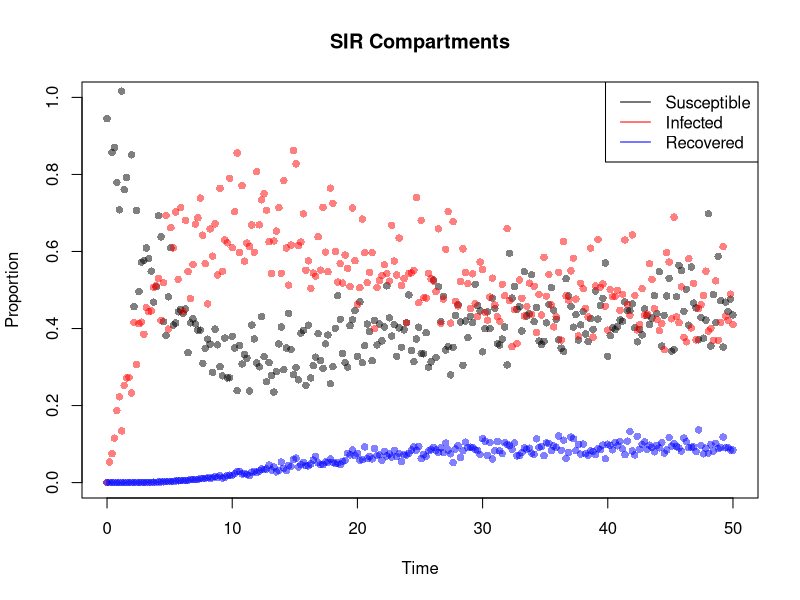

This figure's R source: (Note: this script raises an error after producing the figure.)

# %%
library(deSolve)

invisible(sapply(list.files("./R", pattern = "\\.R$", full.names = TRUE), source))

f <- function(u, p, t) {
  du1 <- -p[1] * u[1] + p[3] * u[2] + u[3] * (p[1] * exp(-p[1] * p[2])) / (1 - exp(-p[1] * p[2]))
  du2 <- p[1] * u[1] - p[3] * u[2] - p[4] * (1 - exp(-p[5] * t^2)) * u[2]
  du3 <- p[4] * (1 - exp(-p[5] * t^2)) * u[2] - (p[1] * exp(-p[1] * p[2]) / (1 - exp(-p[1] * p[2]))) * u[3]
  c(du1, du2, du3)
}

npoints <- 256
p_star = c(0.2, 1.5, 0.074, 0.113, 0.0024)
p0 <- c(0.1, 2.5, 0.1, 0.1, 0.001)
u0 <- c(1, 0, 0)
t_span <- c(0, 50)
t_eval <- seq(t_span[1], t_span[2], length.out = npoints);

modelODE <- function(tvec, state, parameters) { list(as.vector(f(state, parameters, tvec))) }
sol <- deSolve::ode(y = u0, times = t_eval, func = modelODE, parms = p_star)

nr <- 0.025
noise_sd <- sqrt(nr)
noise <- matrix(
  rnorm(nrow(sol) * (ncol(sol) - 1), mean = 0, sd = noise_sd),
  nrow = nrow(sol)
)
# Log Normal Noise
U <- sol[, -1] * exp(noise)
tt <- matrix(sol[, 1], ncol = 1)

tt <- sol[, 1]
u1 <- U[,1]
u2 <- U[, 2]
u3 <- U[, 3]

plot(tt, u1, type = "p", pch = 16, cex = 1, col = adjustcolor("black", alpha.f = 0.5), xlab = "Time", ylab = "Proportion", main = "SIR Compartments", ylim=c(0, 1))
points(tt, u2, pch = 16, cex = 1, col = adjustcolor("red", alpha.f = 0.5))
points(tt, u3, pch = 16, cex = 1, col = adjustcolor("blue", alpha.f = 0.5))

legend("topright", legend = c("Susceptible", "Infected", "Recovered"), col = c("black", "red", "blue"), lwd = 1)

res <- solveWendy(f, p0, U, tt, method = "MLE", noise_dist = "lognormal")

sol <- deSolve::ode(y = u0, times = t_eval, func = modelODE, parms = res$phat)

lines(sol[, "time"], sol[, 2], col = "black", lwd = 2)
lines(sol[, "time"], sol[, 3], col = "red", lwd = 2)
lines(sol[, "time"], sol[, 4], col = "blue", lwd = 2)
